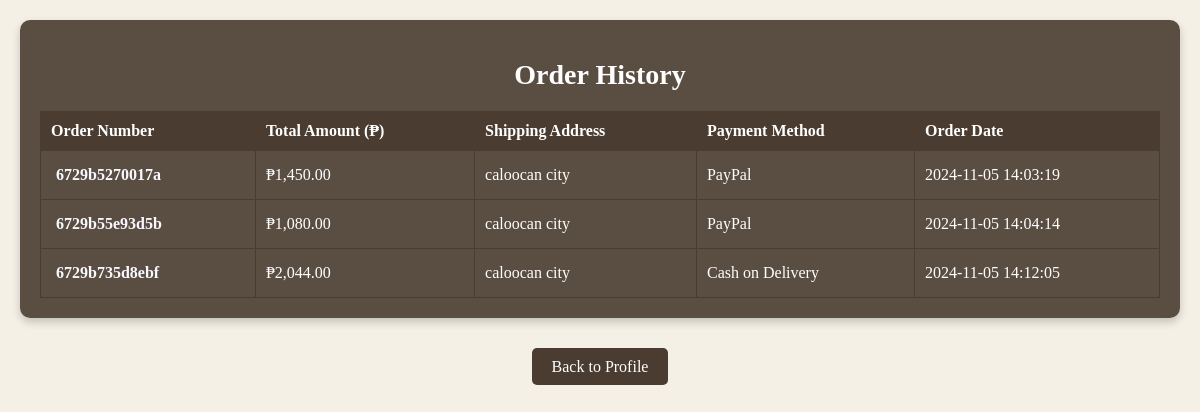
The page /WBDV_GRP7/history.php (signed in) on the database its author committed.
### tables this page shows
CREATE TABLE `orders` (
  `order_id` int(11) NOT NULL auto_increment,
  `user_id` int(11) NOT NULL,
  `order_number` varchar(20) NOT NULL,
  `total_price` decimal(10,2) NOT NULL,
  `payment_method` varchar(20) NOT NULL,
  `order_date` timestamp NOT NULL default CURRENT_TIMESTAMP,
  `address` varchar(255) default NULL,
  PRIMARY KEY  (`order_id`),
  UNIQUE KEY `order_number` (`order_number`),
  KEY `user_id` (`user_id`)
);

### WBDV_GRP7/history.php (the view, shortened to what this page needs)
<?php
include 'db_connection.php';
$user_id = $_SESSION['user_id'];
$sql_orders = "SELECT order_number, total_price, address, payment_method, order_date FROM orders WHERE user_id = ?";
$stmt_orders = $conn->prepare($sql_orders);
$stmt_orders->bind_param("i", $user_id);
$stmt_orders->execute();
$stmt_orders->store_result();
$stmt_orders->bind_result($order_number, $total_price, $address, $payment_method, $order_date);
?>
<!DOCTYPE html>
<html lang="en">
<head>
    <link rel="stylesheet" href="history_styles.css">
</head>
<body>
    <div class="history-container">
        <h1>Order History</h1>
        <?php if ($stmt_orders->num_rows > 0): ?>
            <table>
                <thead>
                    <tr>
                        <th>Order Number</th>
                        <th>Total Amount (₱)</th>
                        <th>Shipping Address</th>
                        <th>Payment Method</th>
                        <th>Order Date</th>
                    </tr>
                </thead>
                <tbody>
                    <?php while ($stmt_orders->fetch()): ?>
                        <tr>
                            <td><a href="javascript:void(0);" onclick="showOrderDetails('<?php echo $order_number; ?>')"><?php echo htmlspecialchars($order_number); ?></a></td>
                            <td>₱<?php echo htmlspecialchars(number_format($total_price, 2)); ?></td>
                            <td><?php echo htmlspecialchars($address); ?></td>
                            <td><?php echo htmlspecialchars($payment_method); ?></td>
                            <td><?php echo htmlspecialchars($order_date); ?></td>
                        </tr>
                    <?php endwhile; ?>
                </tbody>
            </table>
        <?php else: ?>
            <p>No orders found.</p>
        <?php endif; ?>
    </div>
    <div class="buttons">
        <a href="profile.php" class="button">Back to Profile</a>
    </div>
</body>
</html>

### WBDV_GRP7/history_styles.css (style rules this page uses)
body { font-family: 'Georgia', serif; background-color: #f4f0e6; background-image: url('https://64.media.tumblr.com/c25d3b2f64c96184584b831fba6bb0e2/tumblr_oyfsbzUOey1r9co7bo1_1280.gifv'); background-size: cover; background-position: center; background-repeat: no-repeat; margin: 0; display: flex; flex-direction: column; min-height: 100vh; overflow-x: hidden; }
.history-container { background-color: rgba(74, 60, 49, 0.9); color: white; margin: 20px; padding: 20px; border-radius: 10px; box-shadow: 0 4px 8px rgba(0, 0, 0, 0.2); backdrop-filter: blur(10px); }
.history-container h1 { font-size: 28px; font-weight: bold; text-align: center; }
.history-container table { width: 100%; border-collapse: collapse; margin-top: 20px; }
.history-container th, .history-container td { border: 1px solid #4a3c31; padding: 10px; text-align: left; }
.history-container th { background-color: #4a3c31; color: white; }
.history-container td a { color: #f8f8ff; text-decoration: none; }
.history-container td a { color: #f8f8ff; text-decoration: none; font-weight: bold; display: inline-block; padding: 5px; border-radius: 5px; transition: background-color 0.3s ease; }
.buttons { margin-top: 20px; text-align: center; }
.buttons .button { background-color: #4a3c31; color: white; padding: 10px 20px; border: none; border-radius: 5px; cursor: pointer; text-decoration: none; font-size: 16px; transition: background-color 0.3s ease, transform 0.3s ease; }

### rows shown on the page
orders: order_number "6729b5270017a", total_price "1,450.00", address "caloocan city", payment_method "PayPal", order_date "2024-11-05 14:03:19"
orders: order_number "6729b55e93d5b", total_price "1,080.00", address "caloocan city", payment_method "PayPal", order_date "2024-11-05 14:04:14"
orders: order_number "6729b735d8ebf", total_price "2,044.00", address "caloocan city", payment_method "Cash on Delivery", order_date "2024-11-05 14:12:05"
